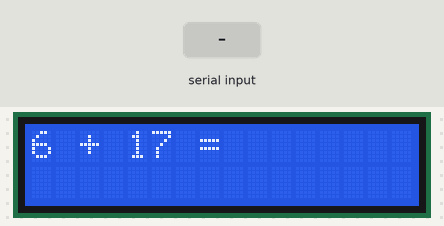
A sketch run on a simulated Arduino Uno, built with avr-gcc and run on an emulated ATmega328P. Shown: 16×2 character LCD. The inputs (shaded band) are chosen by the test bench. Random numbers use the default seed unless the sketch sets one.

Above: at 1.2 s.
1.3 s: "101\n" received over Serial
At 2.5 s:
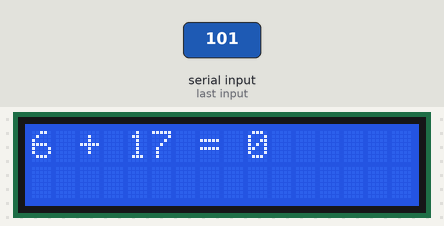
At 4.0 s:
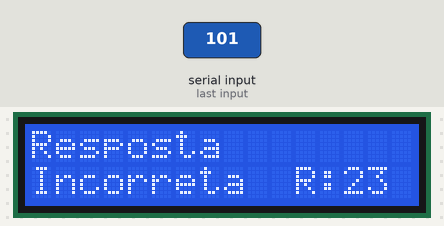
Timing chart, 0 to 5.5 s (numbered marks = the images above; inputs shaded):
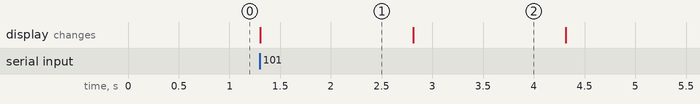

The sketch:

arduinoLcd.ino
```cpp
//SEÇÃO DE BIBLIOTECAS
  #include <LiquidCrystal.h>


//SEÇÃO DE #DEFINES
  #define rs 12
  #define e 11
  #define d7 7
  #define d6 6
  #define d5 5
  #define d4 4


//ATRIBUIÇÕES REFERENTES À BIBLIOTECA
  LiquidCrystal lcd(rs, e, d4, d5, d6, d7);


//SEÇÃO DE PROTOTIPAÇÃO
  void randomNumberGenerator(int *, int *, int *);
  void displayOnLCD(int *, int *);
  bool resultValidation(int *, int *);
  void resultsPresentation(bool *, int *);


//FUNÇÕES PRINCIPAIS
  void setup()
  {
    Serial.begin(9600);
    lcd.begin(16, 2);
    randomSeed(analogRead(0));
  }

  void loop()
  {
    int number1, number2, result, userResult;
  	String accumulator = "";
  	bool rightAnswer;

  	randomNumberGenerator(&number1, &number2, &result);
  	displayOnLCD(&number1, &number2);

  	while(1)
    {
      if(Serial.available())
      {
        int received = Serial.parseInt();

        if(received == 101)
        {
          userResult = accumulator.toInt();
          break;
        }
        else
          accumulator += received;
      }
    }

    lcd.print(userResult);
    delay(1500);

    rightAnswer = resultValidation(&userResult, &result);
    resultsPresentation(&rightAnswer, &result);
    delay(1500);
  }


//SEÇÃO DE FUNÇÕES
  void randomNumberGenerator(int *number1, int *number2, int *result)
  {
    *number1 = random(1, 100);
  	*number2 = random(1, 100);
  	*result  = *number1 + *number2;
  }

  void displayOnLCD(int *number1, int *number2)
  {
    lcd.clear();
    lcd.setCursor(0, 0);
    lcd.print(*number1);
    lcd.print(" + ");
  	lcd.print(*number2);
  	lcd.print(" = ");
  }

  bool resultValidation(int *userResult, int *result)
  {
  	if(*userResult == *result)
      return true;

    return false;
  };

  void resultsPresentation(bool *rightAnswer, int *result)
  {
  	lcd.clear();

  	if(*rightAnswer)
      lcd.print("Resposta correta");
    else
    {
      lcd.print("Resposta");
      lcd.setCursor(0, 1);
      lcd.print("Incorreta");
      lcd.setCursor(11, 1);
      lcd.print("R:");
      lcd.print(*result);
    }
  }
```

Measured:
- after the input at 1.3 s, the display: changes at once (image 1)
- what the display in image 1 shows lasts 1.5 s, from 1.3 s to 2.8 s
